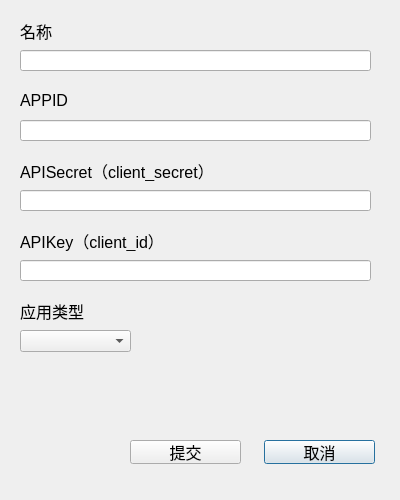
<?xml version="1.0" encoding="UTF-8"?>
<ui version="4.0">
 <class>AddAuthenticationDialog</class>
 <widget class="QDialog" name="AddAuthenticationDialog">
  <property name="geometry">
   <rect>
    <x>0</x>
    <y>0</y>
    <width>400</width>
    <height>500</height>
   </rect>
  </property>
  <property name="font">
   <font>
    <pointsize>12</pointsize>
   </font>
  </property>
  <property name="windowTitle">
   <string>添加授权信息</string>
  </property>
  <widget class="QLabel" name="label">
   <property name="geometry">
    <rect>
     <x>20</x>
     <y>20</y>
     <width>181</width>
     <height>21</height>
    </rect>
   </property>
   <property name="text">
    <string>名称</string>
   </property>
  </widget>
  <widget class="QLineEdit" name="lineEdit_name">
   <property name="geometry">
    <rect>
     <x>20</x>
     <y>50</y>
     <width>351</width>
     <height>21</height>
    </rect>
   </property>
  </widget>
  <widget class="QLabel" name="label_2">
   <property name="geometry">
    <rect>
     <x>20</x>
     <y>90</y>
     <width>191</width>
     <height>21</height>
    </rect>
   </property>
   <property name="text">
    <string>APPID</string>
   </property>
  </widget>
  <widget class="QLabel" name="label_3">
   <property name="geometry">
    <rect>
     <x>20</x>
     <y>160</y>
     <width>201</width>
     <height>21</height>
    </rect>
   </property>
   <property name="text">
    <string>APISecret（client_secret）</string>
   </property>
  </widget>
  <widget class="QLabel" name="label_4">
   <property name="geometry">
    <rect>
     <x>20</x>
     <y>230</y>
     <width>141</width>
     <height>21</height>
    </rect>
   </property>
   <property name="text">
    <string>APIKey（client_id）</string>
   </property>
  </widget>
  <widget class="QLineEdit" name="lineEdit_appid">
   <property name="geometry">
    <rect>
     <x>20</x>
     <y>120</y>
     <width>351</width>
     <height>21</height>
    </rect>
   </property>
  </widget>
  <widget class="QLineEdit" name="lineEdit_apisecret">
   <property name="geometry">
    <rect>
     <x>20</x>
     <y>190</y>
     <width>351</width>
     <height>21</height>
    </rect>
   </property>
  </widget>
  <widget class="QLineEdit" name="lineEdit_apikey">
   <property name="geometry">
    <rect>
     <x>20</x>
     <y>260</y>
     <width>351</width>
     <height>21</height>
    </rect>
   </property>
  </widget>
  <widget class="QLabel" name="label_error">
   <property name="geometry">
    <rect>
     <x>20</x>
     <y>390</y>
     <width>351</width>
     <height>21</height>
    </rect>
   </property>
   <property name="styleSheet">
    <string notr="true">color: red;</string>
   </property>
   <property name="text">
    <string/>
   </property>
  </widget>
  <widget class="QPushButton" name="pushButton_close">
   <property name="geometry">
    <rect>
     <x>264</x>
     <y>440</y>
     <width>111</width>
     <height>24</height>
    </rect>
   </property>
   <property name="text">
    <string>取消</string>
   </property>
  </widget>
  <widget class="QPushButton" name="pushButton_commit">
   <property name="geometry">
    <rect>
     <x>130</x>
     <y>440</y>
     <width>111</width>
     <height>24</height>
    </rect>
   </property>
   <property name="text">
    <string>提交</string>
   </property>
  </widget>
  <widget class="QComboBox" name="comboBox_app">
   <property name="geometry">
    <rect>
     <x>20</x>
     <y>330</y>
     <width>111</width>
     <height>22</height>
    </rect>
   </property>
  </widget>
  <widget class="QLabel" name="label_5">
   <property name="geometry">
    <rect>
     <x>20</x>
     <y>300</y>
     <width>141</width>
     <height>21</height>
    </rect>
   </property>
   <property name="text">
    <string>应用类型</string>
   </property>
  </widget>
 </widget>
 <resources/>
 <connections/>
</ui>
